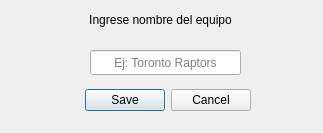
<?xml version="1.0" encoding="UTF-8"?>
<ui version="4.0">
 <class>Dialog</class>
 <widget class="QDialog" name="Dialog">
  <property name="geometry">
   <rect>
    <x>0</x>
    <y>0</y>
    <width>323</width>
    <height>133</height>
   </rect>
  </property>
  <property name="minimumSize">
   <size>
    <width>323</width>
    <height>133</height>
   </size>
  </property>
  <property name="maximumSize">
   <size>
    <width>323</width>
    <height>133</height>
   </size>
  </property>
  <property name="windowTitle">
   <string>Dialog</string>
  </property>
  <widget class="QDialogButtonBox" name="buttonBox">
   <property name="geometry">
    <rect>
     <x>80</x>
     <y>80</y>
     <width>171</width>
     <height>41</height>
    </rect>
   </property>
   <property name="orientation">
    <enum>Qt::Horizontal</enum>
   </property>
   <property name="standardButtons">
    <set>QDialogButtonBox::Cancel|QDialogButtonBox::Save</set>
   </property>
  </widget>
  <widget class="QLabel" name="label">
   <property name="geometry">
    <rect>
     <x>0</x>
     <y>10</y>
     <width>321</width>
     <height>20</height>
    </rect>
   </property>
   <property name="styleSheet">
    <string notr="true">font: 57 12pt &quot;Ubuntu&quot;;</string>
   </property>
   <property name="text">
    <string>Ingrese nombre del equipo</string>
   </property>
   <property name="alignment">
    <set>Qt::AlignCenter</set>
   </property>
  </widget>
  <widget class="QLineEdit" name="lineEdit">
   <property name="geometry">
    <rect>
     <x>90</x>
     <y>50</y>
     <width>151</width>
     <height>25</height>
    </rect>
   </property>
   <property name="maxLength">
    <number>25</number>
   </property>
   <property name="alignment">
    <set>Qt::AlignCenter</set>
   </property>
   <property name="placeholderText">
    <string>Ej: Toronto Raptors</string>
   </property>
  </widget>
 </widget>
 <resources/>
 <connections>
  <connection>
   <sender>buttonBox</sender>
   <signal>accepted()</signal>
   <receiver>Dialog</receiver>
   <slot>accept()</slot>
   <hints>
    <hint type="sourcelabel">
     <x>248</x>
     <y>254</y>
    </hint>
    <hint type="destinationlabel">
     <x>157</x>
     <y>274</y>
    </hint>
   </hints>
  </connection>
  <connection>
   <sender>buttonBox</sender>
   <signal>rejected()</signal>
   <receiver>Dialog</receiver>
   <slot>reject()</slot>
   <hints>
    <hint type="sourcelabel">
     <x>316</x>
     <y>260</y>
    </hint>
    <hint type="destinationlabel">
     <x>286</x>
     <y>274</y>
    </hint>
   </hints>
  </connection>
 </connections>
</ui>
